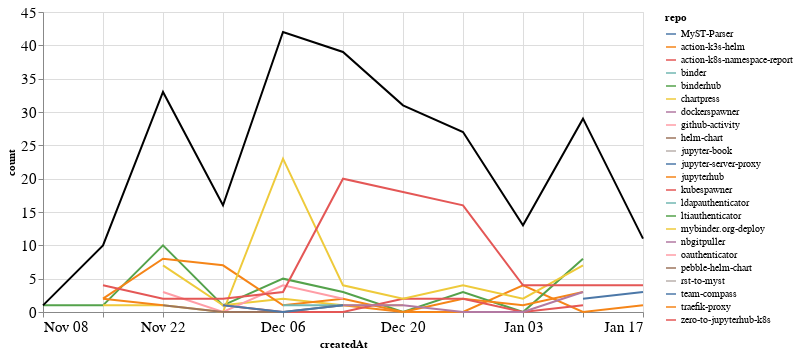

The code cell stored with this chart in its notebook:
### Markdown cell above
### Comments

### Code cell
comments_time = comments.groupby('repo').resample('W', on='createdAt').count()['author'].reset_index()
comments_time = comments_time.rename(columns={'author': 'count'})
comments_time_total = comments_time.groupby('createdAt').agg({"count": "sum"}).reset_index()
ch1 = alt.Chart(comments_time, width=600).mark_line().encode(
    x='createdAt',
    y='count',
    color='repo',
    tooltip="repo"
)

ch2 = alt.Chart(comments_time_total, width=600).mark_line(color="black").encode(
    x='createdAt',
    y='count',
)

ch1 + ch2

### Figure 1 — Vega-Lite specification as saved in the notebook (floating-point values rounded to 4 significant figures)
{"config": {"axisLeft": {"labelFontSize": 15}, "axisBottom": {"labelFontSize": 15}}, "layer": [{"data": {"name": "data-eb8bdbb5387256fd2c57fa6428bc70a4"}, "mark": "line", "encoding": {"color": {"type": "nominal", "field": "repo"}, "tooltip": {"type": "nominal", "field": "repo"}, "x": {"type": "temporal", "field": "createdAt"}, "y": {"type": "quantitative", "field": "count"}}, "width": 600}, {"data": {"name": "data-32af14fd603a3cbe5dc204d2e3f97218"}, "mark": {"type": "line", "color": "black"}, "encoding": {"x": {"type": "temporal", "field": "createdAt"}, "y": {"type": "quantitative", "field": "count"}}, "width": 600}], "$schema": "https://vega.github.io/schema/vega-lite/v4.8.1.json", "datasets": {"data-eb8bdbb5387256fd2c57fa6428bc70a4": [{"repo": "MyST-Parser", "createdAt": "2021-01-03T00:00:00", "count": 1}, {"repo": "action-k3s-helm", "createdAt": "2020-12-13T00:00:00", "count": 1}, {"repo": "action-k3s-helm", "createdAt": "2020-12-20T00:00:00", "count": 0}, {"repo": "action-k3s-helm", "createdAt": "2020-12-27T00:00:00", "count": 0}, {"repo": "action-k3s-helm", "createdAt": "2021-01-03T00:00:00", "count": 4}, {"repo": "action-k3s-helm", "createdAt": "2021-01-10T00:00:00", "count": 0}, {"repo": "action-k3s-helm", "createdAt": "2021-01-17T00:00:00", "count": 1}, {"repo": "action-k8s-namespace-report", "createdAt": "2021-01-17T00:00:00", "count": 3}, {"repo": "binder", "createdAt": "2020-11-29T00:00:00", "count": 3}, {"repo": "binderhub", "createdAt": "2020-11-08T00:00:00", "count": 1}, {"repo": "binderhub", "createdAt": "2020-11-15T00:00:00", "count": 1}, {"repo": "binderhub", "createdAt": "2020-11-22T00:00:00", "count": 10}, {"repo": "binderhub", "createdAt": "2020-11-29T00:00:00", "count": 1}, {"repo": "binderhub", "createdAt": "2020-12-06T00:00:00", "count": 5}, {"repo": "binderhub", "createdAt": "2020-12-13T00:00:00", "count": 3}, {"repo": "binderhub", "createdAt": "2020-12-20T00:00:00", "count": 0}, {"repo": "binderhub", "createdAt": "2020-12-27T00:00:00", "count": 3}, {"repo": "binderhub", "createdAt": "2021-01-03T00:00:00", "count": 0}, {"repo": "binderhub", "createdAt": "2021-01-10T00:00:00", "count": 8}, {"repo": "chartpress", "createdAt": "2020-11-22T00:00:00", "count": 7}, {"repo": "chartpress", "createdAt": "2020-11-29T00:00:00", "count": 1}, {"repo": "chartpress", "createdAt": "2020-12-06T00:00:00", "count": 2}, {"repo": "chartpress", "createdAt": "2020-12-13T00:00:00", "count": 1}, {"repo": "chartpress", "createdAt": "2020-12-20T00:00:00", "count": 1}, {"repo": "dockerspawner", "createdAt": "2020-12-20T00:00:00", "count": 7}, {"repo": "github-activity", "createdAt": "2020-12-13T00:00:00", "count": 1}, {"repo": "helm-chart", "createdAt": "2021-01-03T00:00:00", "count": 1}, {"repo": "jupyter-book", "createdAt": "2020-12-13T00:00:00", "count": 1}, {"repo": "jupyter-server-proxy", "createdAt": "2021-01-10T00:00:00", "count": 2}, {"repo": "jupyter-server-proxy", "createdAt": "2021-01-17T00:00:00", "count": 3}, {"repo": "jupyterhub", "createdAt": "2020-11-15T00:00:00", "count": 2}, {"repo": "jupyterhub", "createdAt": "2020-11-22T00:00:00", "count": 8}, {"repo": "jupyterhub", "createdAt": "2020-11-29T00:00:00", "count": 7}, {"repo": "jupyterhub", "createdAt": "2020-12-06T00:00:00", "count": 1}, {"repo": "jupyterhub", "createdAt": "2020-12-13T00:00:00", "count": 2}, {"repo": "jupyterhub", "createdAt": "2020-12-20T00:00:00", "count": 0}, {"repo": "jupyterhub", "createdAt": "2020-12-27T00:00:00", "count": 2}, {"repo": "jupyterhub", "createdAt": "2021-01-03T00:00:00", "count": 1}, {"repo": "jupyterhub", "createdAt": "2021-01-10T00:00:00", "count": 3}, {"repo": "kubespawner", "createdAt": "2020-11-29T00:00:00", "count": 1}, {"repo": "kubespawner", "createdAt": "2020-12-06T00:00:00", "count": 0}, {"repo": "kubespawner", "createdAt": "2020-12-13T00:00:00", "count": 0}, {"repo": "kubespawner", "createdAt": "2020-12-20T00:00:00", "count": 2}, {"repo": "kubespawner", "createdAt": "2020-12-27T00:00:00", "count": 2}, {"repo": "kubespawner", "createdAt": "2021-01-03T00:00:00", "count": 0}, {"repo": "kubespawner", "createdAt": "2021-01-10T00:00:00", "count": 1}, {"repo": "ldapauthenticator", "createdAt": "2020-12-06T00:00:00", "count": 1}, {"repo": "ldapauthenticator", "createdAt": "2020-12-13T00:00:00", "count": 1}, {"repo": "ltiauthenticator", "createdAt": "2020-12-06T00:00:00", "count": 3}, {"repo": "mybinder.org-deploy", "createdAt": "2020-11-15T00:00:00", "count": 1}, {"repo": "mybinder.org-deploy", "createdAt": "2020-11-22T00:00:00", "count": 1}, {"repo": "mybinder.org-deploy", "createdAt": "2020-11-29T00:00:00", "count": 0}, {"repo": "mybinder.org-deploy", "createdAt": "2020-12-06T00:00:00", "count": 23}, {"repo": "mybinder.org-deploy", "createdAt": "2020-12-13T00:00:00", "count": 4}, {"repo": "mybinder.org-deploy", "createdAt": "2020-12-20T00:00:00", "count": 2}, {"repo": "mybinder.org-deploy", "createdAt": "2020-12-27T00:00:00", "count": 4}, {"repo": "mybinder.org-deploy", "createdAt": "2021-01-03T00:00:00", "count": 2}, {"repo": "mybinder.org-deploy", "createdAt": "2021-01-10T00:00:00", "count": 7}, {"repo": "nbgitpuller", "createdAt": "2020-12-13T00:00:00", "count": 1}, {"repo": "nbgitpuller", "createdAt": "2020-12-20T00:00:00", "count": 1}, {"repo": "nbgitpuller", "createdAt": "2020-12-27T00:00:00", "count": 0}, {"repo": "nbgitpuller", "createdAt": "2021-01-03T00:00:00", "count": 0}, {"repo": "nbgitpuller", "createdAt": "2021-01-10T00:00:00", "count": 3}, {"repo": "oauthenticator", "createdAt": "2020-11-22T00:00:00", "count": 3}, {"repo": "oauthenticator", "createdAt": "2020-11-29T00:00:00", "count": 0}, {"repo": "oauthenticator", "createdAt": "2020-12-06T00:00:00", "count": 4}, {"repo": "oauthenticator", "createdAt": "2020-12-13T00:00:00", "count": 2}, {"repo": "pebble-helm-chart", "createdAt": "2020-11-22T00:00:00", "count": 1}, {"repo": "pebble-helm-chart", "createdAt": "2020-11-29T00:00:00", "count": 0}, {"repo": "pebble-helm-chart", "createdAt": "2020-12-06T00:00:00", "count": 0}, {"repo": "pebble-helm-chart", "createdAt": "2020-12-13T00:00:00", "count": 1}, {"repo": "rst-to-myst", "createdAt": "2021-01-10T00:00:00", "count": 1}, {"repo": "team-compass", "createdAt": "2020-11-29T00:00:00", "count": 1}, {"repo": "team-compass", "createdAt": "2020-12-06T00:00:00", "count": 0}, {"repo": "team-compass", "createdAt": "2020-12-13T00:00:00", "count": 1}, {"repo": "traefik-proxy", "createdAt": "2020-11-15T00:00:00", "count": 2}, {"repo": "traefik-proxy", "createdAt": "2020-11-22T00:00:00", "count": 1}, {"repo": "zero-to-jupyterhub-k8s", "createdAt": "2020-11-15T00:00:00", "count": 4}, {"repo": "zero-to-jupyterhub-k8s", "createdAt": "2020-11-22T00:00:00", "count": 2}, {"repo": "zero-to-jupyterhub-k8s", "createdAt": "2020-11-29T00:00:00", "count": 2}, {"repo": "zero-to-jupyterhub-k8s", "createdAt": "2020-12-06T00:00:00", "count": 3}, {"repo": "zero-to-jupyterhub-k8s", "createdAt": "2020-12-13T00:00:00", "count": 20}, {"repo": "zero-to-jupyterhub-k8s", "createdAt": "2020-12-20T00:00:00", "count": 18}, {"repo": "zero-to-jupyterhub-k8s", "createdAt": "2020-12-27T00:00:00", "count": 16}, {"repo": "zero-to-jupyterhub-k8s", "createdAt": "2021-01-03T00:00:00", "count": 4}, {"repo": "zero-to-jupyterhub-k8s", "createdAt": "2021-01-10T00:00:00", "count": 4}, {"repo": "zero-to-jupyterhub-k8s", "createdAt": "2021-01-17T00:00:00", "count": 4}], "data-32af14fd603a3cbe5dc204d2e3f97218": [{"createdAt": "2020-11-08T00:00:00", "count": 1}, {"createdAt": "2020-11-15T00:00:00", "count": 10}, {"createdAt": "2020-11-22T00:00:00", "count": 33}, {"createdAt": "2020-11-29T00:00:00", "count": 16}, {"createdAt": "2020-12-06T00:00:00", "count": 42}, {"createdAt": "2020-12-13T00:00:00", "count": 39}, {"createdAt": "2020-12-20T00:00:00", "count": 31}, {"createdAt": "2020-12-27T00:00:00", "count": 27}, {"createdAt": "2021-01-03T00:00:00", "count": 13}, {"createdAt": "2021-01-10T00:00:00", "count": 29}, {"createdAt": "2021-01-17T00:00:00", "count": 11}]}}
